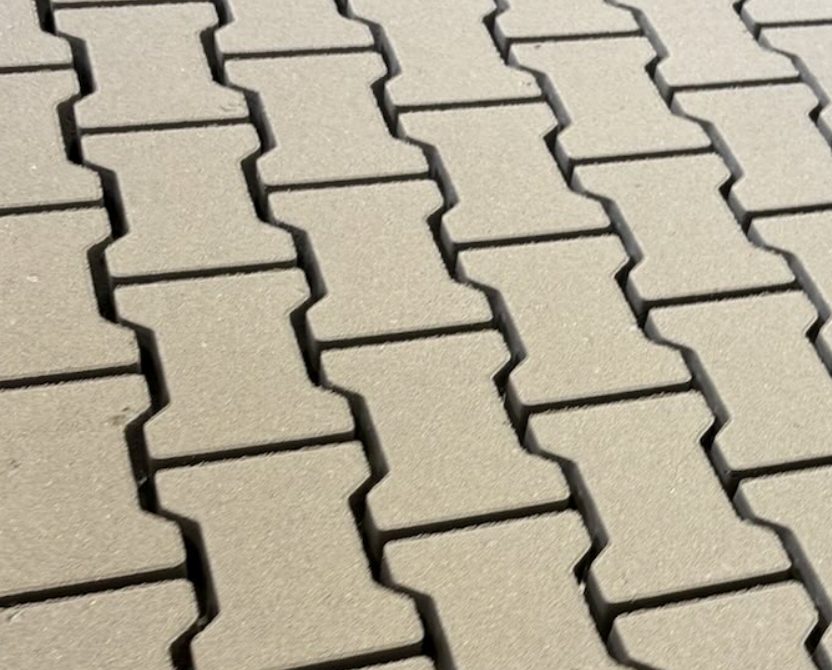
#> input picture kostka.png, 832 x 670 px
$ python zad7.py
#> lines starting #> are read from the running program, lines starting #| are printed output that depends on the picture; after the words box and inside, x2 and y2 are one past the last pixel; in counts of white or black regions, pixels touching at a corner belong together
import cv2
import imutils
import numpy as np


img = cv2.imread("kostka.png")
#> img is the input picture: shape (670, 832, 3); mean B, G, R 151, 170, 178.2
resized = imutils.resize(img, width=300)
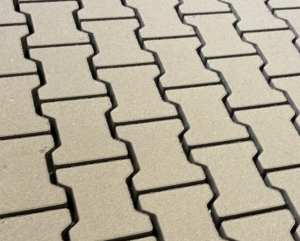
#> resized: shape (241, 300, 3); mean B, G, R 151, 170, 178.2
ratio = img.shape[0] / float(resized.shape[0])
#> ratio = 2.78
gray = cv2.cvtColor(resized, cv2.COLOR_BGR2GRAY)
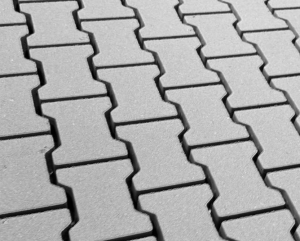
#> gray: shape (241, 300); min 0, max 231, mean 170.3
_, thresh = cv2.threshold(gray, 140, 255, cv2.THRESH_BINARY)
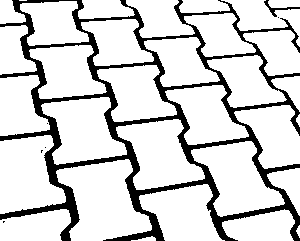
#> thresh: shape (241, 300); 83.3% white; 7 black regions (5 under 20 px)
contours = cv2.findContours(thresh.copy(), cv2.RETR_EXTERNAL, cv2.CHAIN_APPROX_SIMPLE)
#> contours = 32 contours, 2 with area under 20; largest, box (x1, y1, x2, y2) and area: (56, 159, 152, 241) 4780, (191, 141, 285, 217) 3710, (0, 135, 66, 214) 3664, (116, 119, 205, 190) 3568, (41, 97, 127, 165) 3514
contours = imutils.grab_contours(contours)

widths = []
heights = []

for c in contours:
    c = (c * ratio).astype("int")
    x, y, w, h = cv2.boundingRect(c)
    widths.append(w)
    heights.append(h)
#> this loop made 32 passes
#> (x, y, w, h) on passes 1 to 12: (364, 656, 67, 12), (822, 625, 10, 34), (617, 581, 201, 87), (0, 581, 195, 87), (386, 511, 237, 157), (742, 467, 90, 131), (155, 442, 265, 226), (530, 391, 260, 210), (0, 375, 181, 218), (322, 330, 246, 196), (822, 316, 10, 35), (650, 291, 182, 177)
#> (c, x, y, w, h) on pass 31: ([[52, 0], [72, 0]], 52, 0, 21, 1)
#> after the loop, heights = 32 values, max 226 at index 6, min 1 at index 30, mean 119.2; widths = 32 values, max 265 at index 6, min 10 at index 1, mean 163.3

print(f"Liczba wykrytych kostek: {len(contours)}")
#| Liczba wykrytych kostek: 32
print(f"Srednia szerokosc: {np.mean(widths):.2f}px, wysokosc: {np.mean(heights):.2f}px")
#| Srednia szerokosc: 163.31px, wysokosc: 119.19px
print(
    f"Min. rozmiar: {min(widths)}x{min(heights)}px,\nMax: {max(widths)}x{max(heights)}px"
)
#| Min. rozmiar: 10x1px,
#| Max: 265x226px

$ run again, with img.png copied over kostka.png
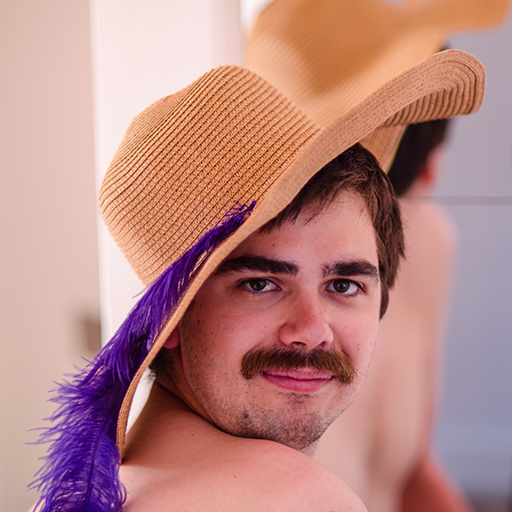
#> input picture img.png, 512 x 512 px
#> img is the input picture: shape (512, 512, 3); mean B, G, R 131.7, 136.1, 185.9
#> `gray = cv2.cvtColor(resized, cv2.COLOR_BGR2GRAY)`:
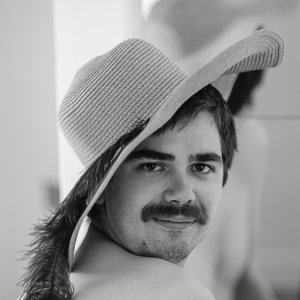
#> gray: shape (300, 300); min 5, max 248, mean 150.5
#> `_, thresh = cv2.threshold(gray, 140, 255, cv2.THRESH_BINARY)`:
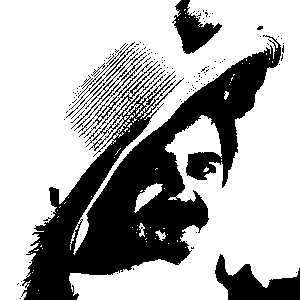
#> thresh: shape (300, 300); 68.7% white; 126 black regions (115 under 20 px)
#> contours = 65 contours, 61 with area under 20; largest, box (x1, y1, x2, y2) and area: (0, 0, 300, 300) 61648, (134, 183, 163, 213) 306, (155, 230, 166, 241) 42, (139, 223, 145, 237) 34
#> the loop `for c in contours:` made 65 passes
#> (x, y, w, h) on passes 1, 2, 3, 4, 5, 6, 7, 9: (64, 494, 1, 1), (54, 464, 1, 1), (56, 460, 1, 1), (52, 430, 1, 1), (58, 424, 7, 3), (71, 423, 1, 1), (315, 421, 1, 1), (286, 414, 1, 1)
#> after the loop `for c in contours:`: heights = 65 values, max 511 at index 64, min 1 at index 0, mean 11.68; widths = 65 values, max 511 at index 64, min 1 at index 0, mean 11.18
#| Liczba wykrytych kostek: 65
#| Srednia szerokosc: 11.18px, wysokosc: 11.68px
#| Min. rozmiar: 1x1px,
#| Max: 511x511px
